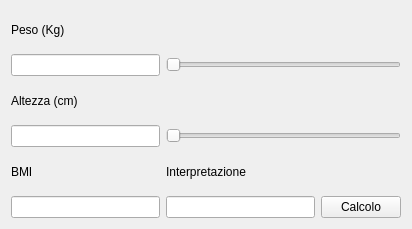
<?xml version="1.0" encoding="UTF-8"?>
<ui version="4.0">
 <class>Form</class>
 <widget class="QWidget" name="Form">
  <property name="geometry">
   <rect>
    <x>0</x>
    <y>0</y>
    <width>412</width>
    <height>229</height>
   </rect>
  </property>
  <property name="windowTitle">
   <string>Calcolatore BMI - Biagio Raucci</string>
  </property>
  <layout class="QHBoxLayout" name="horizontalLayout">
   <item>
    <layout class="QGridLayout" name="gridLayout">
     <item row="4" column="0">
      <widget class="QLabel" name="label_3">
       <property name="text">
        <string>BMI</string>
       </property>
      </widget>
     </item>
     <item row="2" column="0">
      <widget class="QLabel" name="label_2">
       <property name="text">
        <string>Altezza (cm)</string>
       </property>
      </widget>
     </item>
     <item row="5" column="2">
      <widget class="QPushButton" name="pB_calcolo">
       <property name="text">
        <string>Calcolo</string>
       </property>
      </widget>
     </item>
     <item row="5" column="0">
      <widget class="QLineEdit" name="lE_bmi"/>
     </item>
     <item row="5" column="1">
      <widget class="QLineEdit" name="lE_interpretazione"/>
     </item>
     <item row="3" column="0">
      <widget class="QLineEdit" name="lE_altezza"/>
     </item>
     <item row="0" column="0">
      <widget class="QLabel" name="label">
       <property name="text">
        <string>Peso (Kg)</string>
       </property>
      </widget>
     </item>
     <item row="1" column="1" colspan="2">
      <widget class="QSlider" name="hS_peso">
       <property name="orientation">
        <enum>Qt::Horizontal</enum>
       </property>
      </widget>
     </item>
     <item row="4" column="1">
      <widget class="QLabel" name="label_4">
       <property name="text">
        <string>Interpretazione</string>
       </property>
      </widget>
     </item>
     <item row="1" column="0">
      <widget class="QLineEdit" name="lE_peso"/>
     </item>
     <item row="3" column="1" colspan="2">
      <widget class="QSlider" name="hS_altezza">
       <property name="orientation">
        <enum>Qt::Horizontal</enum>
       </property>
      </widget>
     </item>
    </layout>
   </item>
  </layout>
 </widget>
 <resources/>
 <connections>
  <connection>
   <sender>lE_peso</sender>
   <signal>textChanged(QString)</signal>
   <receiver>Form</receiver>
   <slot>cambio_valore_lE()</slot>
   <hints>
    <hint type="sourcelabel">
     <x>127</x>
     <y>60</y>
    </hint>
    <hint type="destinationlabel">
     <x>389</x>
     <y>82</y>
    </hint>
   </hints>
  </connection>
  <connection>
   <sender>lE_altezza</sender>
   <signal>textChanged(QString)</signal>
   <receiver>Form</receiver>
   <slot>cambio_valore_lE()</slot>
   <hints>
    <hint type="sourcelabel">
     <x>69</x>
     <y>143</y>
    </hint>
    <hint type="destinationlabel">
     <x>394</x>
     <y>114</y>
    </hint>
   </hints>
  </connection>
  <connection>
   <sender>hS_peso</sender>
   <signal>valueChanged(int)</signal>
   <receiver>Form</receiver>
   <slot>cambio_valore_hS()</slot>
   <hints>
    <hint type="sourcelabel">
     <x>226</x>
     <y>64</y>
    </hint>
    <hint type="destinationlabel">
     <x>284</x>
     <y>4</y>
    </hint>
   </hints>
  </connection>
  <connection>
   <sender>pB_calcolo</sender>
   <signal>clicked()</signal>
   <receiver>Form</receiver>
   <slot>calcolo_fun()</slot>
   <hints>
    <hint type="sourcelabel">
     <x>350</x>
     <y>213</y>
    </hint>
    <hint type="destinationlabel">
     <x>390</x>
     <y>196</y>
    </hint>
   </hints>
  </connection>
  <connection>
   <sender>lE_peso</sender>
   <signal>textChanged(QString)</signal>
   <receiver>Form</receiver>
   <slot>calcolo_fun()</slot>
   <hints>
    <hint type="sourcelabel">
     <x>71</x>
     <y>60</y>
    </hint>
    <hint type="destinationlabel">
     <x>176</x>
     <y>8</y>
    </hint>
   </hints>
  </connection>
  <connection>
   <sender>lE_altezza</sender>
   <signal>textChanged(QString)</signal>
   <receiver>Form</receiver>
   <slot>calcolo_fun()</slot>
   <hints>
    <hint type="sourcelabel">
     <x>135</x>
     <y>143</y>
    </hint>
    <hint type="destinationlabel">
     <x>391</x>
     <y>152</y>
    </hint>
   </hints>
  </connection>
  <connection>
   <sender>lE_peso</sender>
   <signal>returnPressed()</signal>
   <receiver>Form</receiver>
   <slot>calcolo_fun()</slot>
   <hints>
    <hint type="sourcelabel">
     <x>93</x>
     <y>60</y>
    </hint>
    <hint type="destinationlabel">
     <x>40</x>
     <y>0</y>
    </hint>
   </hints>
  </connection>
  <connection>
   <sender>lE_altezza</sender>
   <signal>returnPressed()</signal>
   <receiver>Form</receiver>
   <slot>calcolo_fun()</slot>
   <hints>
    <hint type="sourcelabel">
     <x>43</x>
     <y>143</y>
    </hint>
    <hint type="destinationlabel">
     <x>72</x>
     <y>0</y>
    </hint>
   </hints>
  </connection>
  <connection>
   <sender>hS_altezza</sender>
   <signal>valueChanged(int)</signal>
   <receiver>Form</receiver>
   <slot>cambio_valore_hS()</slot>
   <hints>
    <hint type="sourcelabel">
     <x>284</x>
     <y>134</y>
    </hint>
    <hint type="destinationlabel">
     <x>407</x>
     <y>169</y>
    </hint>
   </hints>
  </connection>
 </connections>
 <slots>
  <slot>cambio_valore_lE()</slot>
  <slot>cambio_valore_hS()</slot>
  <slot>calcolo_fun()</slot>
 </slots>
</ui>
